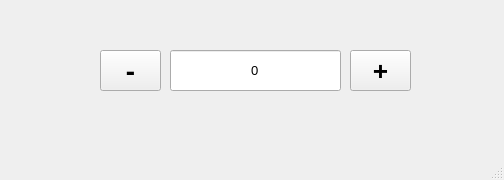
<?xml version="1.0" encoding="UTF-8"?>
<ui version="4.0">
 <class>MainWindow</class>
 <widget class="QMainWindow" name="MainWindow">
  <property name="geometry">
   <rect>
    <x>0</x>
    <y>0</y>
    <width>504</width>
    <height>180</height>
   </rect>
  </property>
  <property name="windowTitle">
   <string>MainWindow</string>
  </property>
  <widget class="QWidget" name="centralwidget">
   <widget class="QLineEdit" name="kiekis">
    <property name="geometry">
     <rect>
      <x>170</x>
      <y>50</y>
      <width>171</width>
      <height>41</height>
     </rect>
    </property>
    <property name="font">
     <font>
      <pointsize>10</pointsize>
     </font>
    </property>
    <property name="text">
     <string>0</string>
    </property>
    <property name="alignment">
     <set>Qt::AlignCenter</set>
    </property>
   </widget>
   <widget class="QPushButton" name="pliusas">
    <property name="geometry">
     <rect>
      <x>350</x>
      <y>50</y>
      <width>61</width>
      <height>41</height>
     </rect>
    </property>
    <property name="font">
     <font>
      <family>Arial Black</family>
      <pointsize>20</pointsize>
      <weight>75</weight>
      <bold>true</bold>
     </font>
    </property>
    <property name="text">
     <string>+</string>
    </property>
   </widget>
   <widget class="QPushButton" name="minusas">
    <property name="geometry">
     <rect>
      <x>100</x>
      <y>50</y>
      <width>61</width>
      <height>41</height>
     </rect>
    </property>
    <property name="font">
     <font>
      <family>Arial Black</family>
      <pointsize>20</pointsize>
      <weight>75</weight>
      <bold>true</bold>
     </font>
    </property>
    <property name="text">
     <string>-</string>
    </property>
   </widget>
   <widget class="QLabel" name="zinute">
    <property name="geometry">
     <rect>
      <x>100</x>
      <y>100</y>
      <width>311</width>
      <height>41</height>
     </rect>
    </property>
    <property name="text">
     <string/>
    </property>
   </widget>
  </widget>
  <widget class="QMenuBar" name="menubar">
   <property name="geometry">
    <rect>
     <x>0</x>
     <y>0</y>
     <width>504</width>
     <height>21</height>
    </rect>
   </property>
  </widget>
  <widget class="QStatusBar" name="statusbar"/>
 </widget>
 <resources/>
 <connections/>
</ui>
